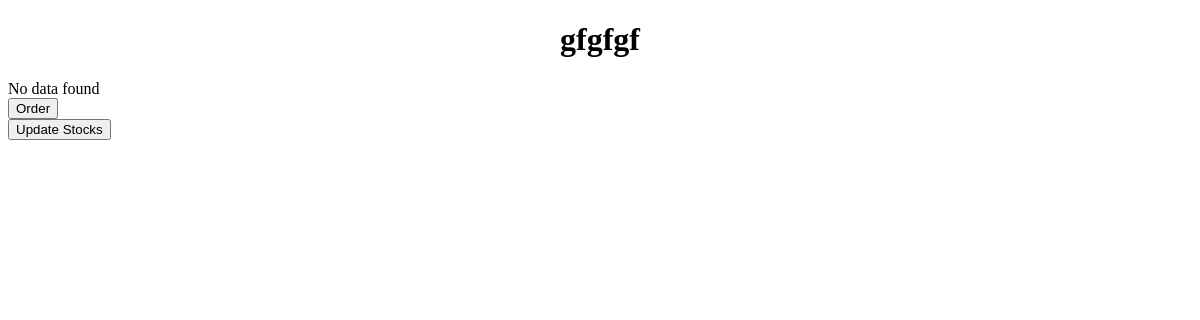
/Partials/hospitaldashboard.php (signed in), run on an earlier commit of the app's database.
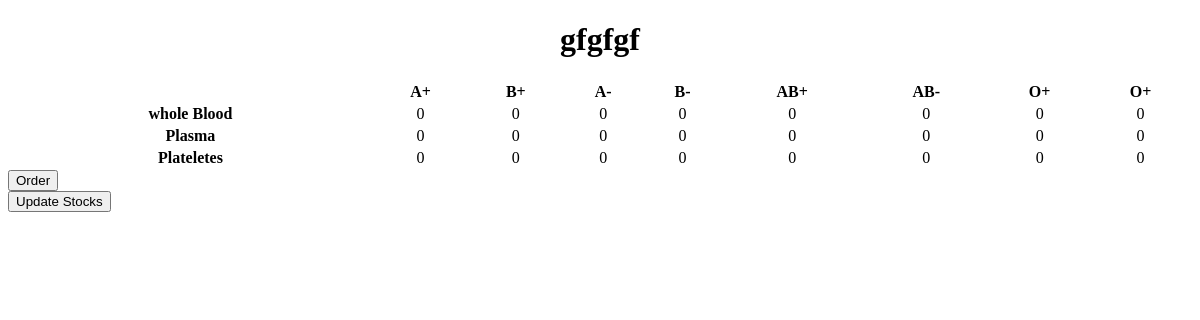
And on a later commit of the database.
### tables this page shows
CREATE TABLE `bloodstocks` (
  `id` int(11) NOT NULL,
  `identity` varchar(16) NOT NULL,
  `name` varchar(64) NOT NULL,
  `wbap` int(11) NOT NULL,
  `wban` int(11) NOT NULL,
  `wbbp` int(11) NOT NULL,
  `wbbn` int(11) NOT NULL,
  `wbabp` int(11) NOT NULL,
  `wbabn` int(11) NOT NULL,
  `wbop` int(11) NOT NULL,
  `wbon` int(11) NOT NULL,
  `plap` int(11) NOT NULL,
  `plan` int(11) NOT NULL,
  `plbp` int(11) NOT NULL,
  `plbn` int(11) NOT NULL,
  `plabp` int(11) NOT NULL,
  `plabn` int(11) NOT NULL,
  `plop` int(11) NOT NULL,
  `plon` int(11) NOT NULL,
  `pmap` int(11) NOT NULL,
  `pman` int(11) NOT NULL,
  `pmbp` int(11) NOT NULL,
  `pmbn` int(11) NOT NULL,
  `pmabp` int(11) NOT NULL,
  `pmabn` int(11) NOT NULL,
  `pmop` int(11) NOT NULL,
  `pmon` int(11) NOT NULL,
  `pincode` int(6) NOT NULL
);

### Actions/functions.php (called while the page is built, shortened)
<?php
function getBloodStockOnUsername($username){
	$query = "SELECT * FROM `bloodstocks` WHERE name=(SELECT hospitalname from hosp_regis WHERE username='$username')";
	$result = mysqli_query($GLOBALS['conn'], $query);
	$data = mysqli_fetch_all($result);
	if ($data) {
		return $data[0];
	}
	return false;
}

### Partials/hospitaldashboard.php (the view, shortened to what this page needs)
<?php
include('../Actions/functions.php');
?>
<!DOCTYPE html>
<html>
<head>
	<link rel="stylesheet" type="text/css" href="../Assets/css/dash.css" />
</head>
<body>
	<div id="center">
		<div id="center-set">
			<h1 align='center'><?php echo $_SESSION['organization']; ?></h1>
				<?php
				$dataOfStock = getBloodStockOnUsername($_SESSION['organization']);
					if(!$dataOfStock){
						echo "No data found";
					}else{
				?>
				<?php
				echo "<table>";
				echo"<tr class=\"bloodgroups\">";
					echo"<th scope = \"col\"></th>";
					echo"<th scope = \"col\">A+</th>";
					echo"<th scope = \"col\">B+</th>";
					echo"<th scope = \"col\">A-</th>";
					echo"<th scope = \"col\">B-</th>";
					echo"<th scope = \"col\">AB+</th>";
					echo"<th scope = \"col\">AB-</th>";
					echo"<th scope = \"col\">O+</th>";
					echo"<th scope = \"col\">O+</th>";
				echo"</tr>";
					$count = 3;
					for($i=1;$i<4;$i++){
						echo  "<tr>";
						if($i==1){
							echo "<th scope = \"row\">whole Blood</th>";
						}else if($i==2){
							echo "<th scope = \"row\">Plasma</th>";
						}else if($i==3){
							echo "<th scope = \"row\">Plateletes</th>";
						}
						echo "<td>$dataOfStock[$count]</td>";
						$count=$count+1;
						echo "<td>$dataOfStock[$count]</td>";
						$count=$count+1;
						echo "<td>$dataOfStock[$count]</td>";
						$count=$count+1;
						echo "<td>$dataOfStock[$count]</td>";
						$count=$count+1;
						echo "<td>$dataOfStock[$count]</td>";
						$count=$count+1;
						echo "<td>$dataOfStock[$count]</td>";
						$count=$count+1;
						echo "<td>$dataOfStock[$count]</td>";
						$count=$count+1;
						echo "<td>$dataOfStock[$count]</td>";
						$count=$count+1;
						echo  "</tr>";
					}
				?>
						<?php
}
						?>
			</table>
			<form action="./orderblood.php" method="post">
				<button>Order</button>
			</form>
			<form action="./updatestocks.php" method="post">
				<button>Update Stocks</button>
			</form>
</body>
</html>

### Assets/css/dash.css (style rules this page uses)
table { text-align: center; width: 100%; }

What changed in the data, as far as the page shows it:
added bloodstocks: wbap "0", wban "0", wbbp "0", wbbn "0", wbabp "0", wbabn "0", wbop "0", wbon "0", plap "0", plan "0", plbp "0", plbn "0", plabp "0", plabn "0", plop "0", plon "0", pmap "0", pman "0", pmbp "0", pmbn "0", pmabp "0", pmabn "0", pmop "0", pmon "0"
Also different on the page:
text no longer shown: "No data found"
text now shown: "A+ B+ A- B- AB+ AB- O+ O+"
new list line: "whole Blood"
new list line: "Plasma"
new list line: "Plateletes"
